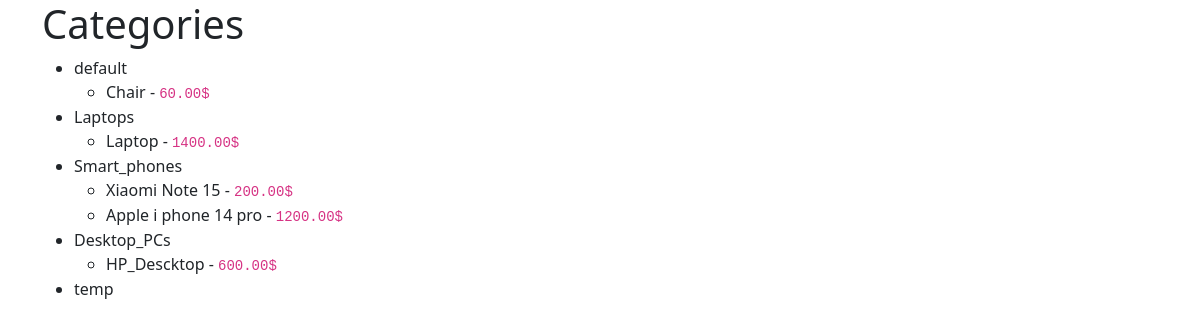
/shop/categories-tree/, run on the app's committed database.
### shop/models.py (models this page shows, shortened)
class Category(models.Model):
    class Meta:
        verbose_name_plural = "Categories"
    name = models.CharField(max_length=20, unique=True,)
    description = models.CharField(max_length=200,)
    archived = models.BooleanField(default=False)

class Product(models.Model):
    class Status(models.IntegerChoices):
        ARCHIVED = 0
        AVAILABLE = 1
    name = models.CharField(db_index=True, max_length=100)
    price = models.DecimalField(max_digits=10, decimal_places=2)
    description = models.TextField()
    category = models.ForeignKey(Category, on_delete=models.PROTECT, related_name="products",)
    status = models.IntegerField(
        choices=Status.choices,
    )
    created_at = models.DateTimeField(auto_now_add=True)
    updated_at = models.DateTimeField(auto_now=True)

### shop/views.py (the view)
# urls.py: path("categories-tree/", CategoriesWithProductsTree.as_view(), name="categories_with_products_tree")
class CategoriesWithProductsTree(TemplateView):
    template_name = "shop/categories_with_products_tree.html"
    extra_context = {"categories":  Category.objects.order_by("id").prefetch_related("products").all()}

### shop/templates/shop/categories_with_products_tree.html (shortened to what this page needs)
{% extends 'base.html' %}
{% block body %}
<h1>Categories</h1>
<ul>
  {% for category in categories %}
    <li>
        {{ category.name }}
        <ul>
            {% for product in category.products.all %}
                <li>
                    {{ product.name }}
                    -
                    <code>{{ product.price }}$</code>
                </li>
            {% endfor %}
        </ul>
    </li>
    {% endfor %}
</ul>
{% endblock %}

### data on the page
Category: name "default"
Product: name "Chair", price "60.00"
Category: name "Laptops"
Product: name "Laptop", price "1400.00"
Category: name "Smart_phones"
Product: name "Xiaomi Note 15", price "200.00"
Product: name "Apple i phone 14 pro", price "1200.00"
Category: name "Desktop_PCs"
Product: name "HP_Descktop", price "600.00"
Category: name "temp"
